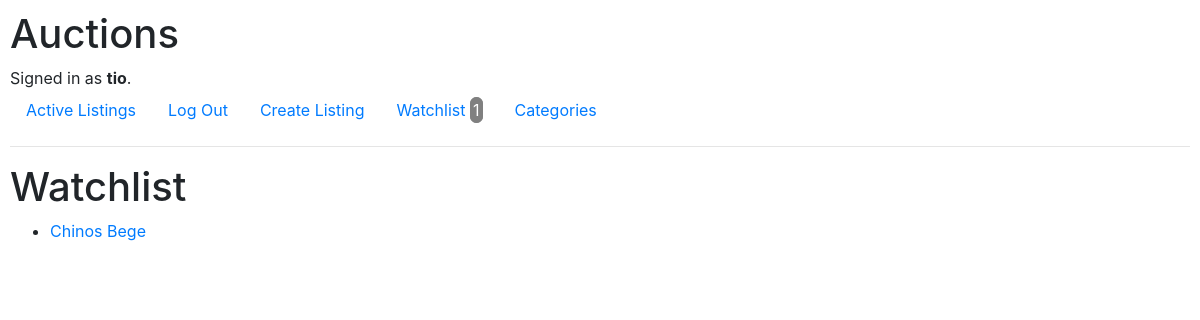
Before: /watchlist (signed in) with the older database file.
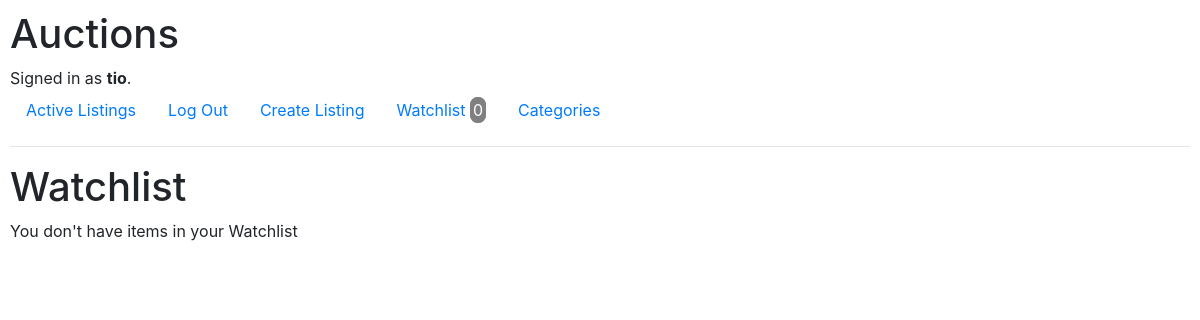
After: the same page with the newer database file.
### auctions/models.py (models this page shows)
class Watchlist(models.Model):
    user = models.ForeignKey(settings.AUTH_USER_MODEL, on_delete=models.CASCADE)
    item = models.ForeignKey(Listing,on_delete=models.CASCADE,related_name = "watch")

class Listing(models.Model):
    user = models.ForeignKey(settings.AUTH_USER_MODEL, on_delete=models.CASCADE)
    title = models.CharField(max_length=64)
    description = models.CharField(max_length= 128)
    start_value = models.IntegerField()
    category = models.CharField(max_length=64)
    image_link = models.CharField(max_length=200, default=None, blank=True, null=True)
    created_at = models.DateTimeField(auto_now_add=True)
    flag_active = models.IntegerField(default = 0) # 0 - for active 1 - closed auction
    winner = models.CharField(max_length=50, null = True, blank = True,default = None)

### auctions/views.py (the view)
# urls.py: path("watchlist",views.watchlist, name = "watchlist"),
def watchlist(request):
    watchlist = Watchlist.objects.filter(user = request.user)
    return render(request, "auctions/watchlist.html",{
        "watchlist":watchlist
    })

### auctions/context_processors.py (called while the page is built)
def sections_processor(request):
    if request.user.is_authenticated:
        num = Watchlist.objects.filter(user = request.user).count()
        if not num:
            return {'NumItems':0}
        return {'NumItems': num}
    return {'NumItems':''}

### auctions/templates/auctions/watchlist.html (shortened to what this page needs)
{% extends "auctions/layout.html" %}
{% block body %}
<h1> Watchlist </h1>
  {% if watchlist.count == 0 %}
  You don't have items in your Watchlist
  {% else %}
  <ul>
      {% for w in watchlist %}
          <li><a href="{% url 'viewListing' w.item.id %}">{{ w.item.title }}</a></li>
      {% endfor %}
  </ul>
  {% endif %}
{% endblock %}

### auctions/templates/auctions/layout.html (shortened to what this page needs)
{% load static %}
<!DOCTYPE html>
<html lang="en">
    <head>
        <link rel="stylesheet" href="https://stackpath.bootstrapcdn.com/bootstrap/4.4.1/css/bootstrap.min.css">
        <link href="{% static 'auctions/styles.css' %}" rel="stylesheet">
    </head>
    <body>
        <h1>Auctions</h1>
        <div>
            {% if user.is_authenticated %}
                Signed in as <strong>{{ user.username }}</strong>.
            {% else %}
                Not signed in.
            {% endif %}
        </div>
        <ul class="nav">
            <li class="nav-item">
                <a class="nav-link" href="{% url 'index' %}">Active Listings</a>
            </li>
            {% if user.is_authenticated %}
                <li class="nav-item">
                    <a class="nav-link" href="{% url 'logout' %}">Log Out</a>
                </li>
                <li class="nav-item">
                    <a class="nav-link" href="{% url 'create' %}">Create Listing</a>
                </li>
                <li class="nav-item">
                    <a class="nav-link" href="{% url 'watchlist' %}">Watchlist <span id="watchListTotal">{{NumItems}}</span></a>
                </li>
                <li class="nav-item">
                    <a class="nav-link" href="{% url 'categories' %}">Categories </a>
                </li>
            {% endif %}
        </ul>
        <hr>
        {% block body %}
        {% endblock %}
    </body>
</html>

Changed rows visible on the page:
removed Watchlist: item "Chinos Bege"
Other visible differences:
{{ NumItems }}: "1" → "0"
text now shown: "You don't have items in your Watchlist"
